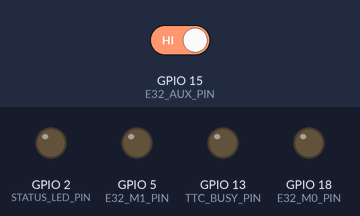
Recording of a sketch running on a simulated ESP32. Parts: output pins drawn as LEDs (lit = HIGH). The inputs (shaded band) are chosen by the test bench; at power-on: GPIO 15 (E32_AUX_PIN) HIGH. Random numbers use the default seed unless the sketch sets one.

Above: at 2.3 s.
2.4 s: GPIO 15 (E32_AUX_PIN) driven LOW
At 3.5 s:
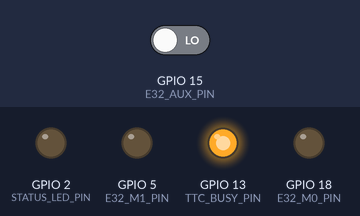
3.9 s: GPIO 15 (E32_AUX_PIN) driven HIGH
At 4.6 s:
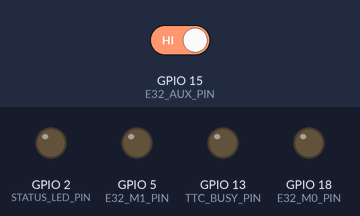
Timing chart, 0 to 6.9 s (numbered marks = the images above; inputs shaded):
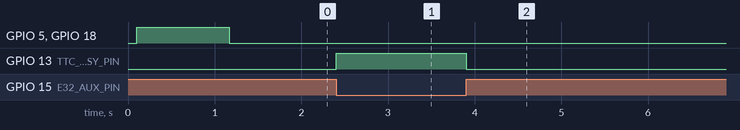

The sketch:

cubesat_ttc.ino
```cpp
#include <Arduino.h>
#include <esp_system.h>

#include "../common/crc16.h"
#include "../common/protocol.h"
#include "../common/telemetry.h"
#include "../common/e32.h"
#include "../common/rdt3.h"
#include "../common/uart_rx.h"
#include "../common/obc_frames.h"

static_assert(OBC_FRAME_MAX <= RDT_MAX_MESSAGE, "o maior quadro do OBC precisa caber numa mensagem RDT");

// E32 na UART2 (RX2/TX2). RX0/TX0 são do OBC (abaixo). Ver firmware/README.md.
#define E32_RX_PIN 16  // RX2 <- TXD do E32
#define E32_TX_PIN 17  // TX2 -> RXD do E32
#define E32_M0_PIN 18
#define E32_M1_PIN 5
#define E32_AUX_PIN 15
#define E32_BAUD 9600
#define E32_TX_POWER E32_POWER_20DBM

// OBC na UART0 (RX0/TX0), canal exclusivo TT&C/OBC. É a mesma UART da USB da DevKit: não use Serial.print
// neste sketch (iria para o OBC). Ver firmware/README.md.
#define OBC_RX_PIN 3   // RX0 <- TX do OBC
#define OBC_TX_PIN 1   // TX0 -> RX do OBC
#define OBC_BAUD 9600

// TTC_BUSY no GPIO13: é o que a PCB do TT&C liga ao J2-10 do barramento (PC0 do OBC).
#define TTC_BUSY_PIN 13
#define TTC_BUSY_RELEASE_MS 2
#define STATUS_LED_PIN 2   // LED azul da DevKit (o GPIO13 é o TTC_BUSY)
#define LED_HOLD_MS 50

HardwareSerial LoraSerial(2);
HardwareSerial &ObcSerial = Serial;  // UART0
E32Driver lora(LoraSerial, E32_RX_PIN, E32_TX_PIN, E32_M0_PIN, E32_M1_PIN,
               E32_AUX_PIN, E32_BAUD);
Rdt3 rdt(lora);
UartRxBuffer<1024> obcRx;

// Quadros do OBC: 'T' telemetria, 'P' aviões, 'H' térmico, 'Z' azimute (common/telemetry.h).
// Cada quadro completo vira UMA mensagem RDT para o solo, sem alteração.
ObcFrameParser obcParser;
uint8_t downlinkBuffer[OBC_FRAME_MAX];
size_t downlinkLen = 0;
bool downlinkReady = false;
uint32_t busyHoldUntil = 0;
uint32_t ledUntil = 0;

void onObcReceive() {
  obcRx.drain(ObcSerial);
}

uint8_t makeSession() {
  uint32_t value = esp_random();
  return static_cast<uint8_t>(value == 0 ? 1 : value);
}

void setup() {
  pinMode(STATUS_LED_PIN, OUTPUT);
  digitalWrite(STATUS_LED_PIN, LOW);
  pinMode(TTC_BUSY_PIN, OUTPUT);
  digitalWrite(TTC_BUSY_PIN, LOW);

  ObcSerial.begin(OBC_BAUD, SERIAL_8N1, OBC_RX_PIN, OBC_TX_PIN);
  ObcSerial.onReceive(onObcReceive);

  if (lora.begin()) {
    lora.configure(E32_TX_POWER);
  }

  rdt.begin(makeSession());
  busyHoldUntil = millis();
}

void serviceBusy(uint32_t now) {
  if (digitalRead(E32_AUX_PIN) == LOW) {
    busyHoldUntil = now + TTC_BUSY_RELEASE_MS;
  }
  bool busy = downlinkReady || static_cast<int32_t>(busyHoldUntil - now) > 0;
  digitalWrite(TTC_BUSY_PIN, busy ? HIGH : LOW);
}

void serviceObc() {
  // Enquanto há um quadro esperando o rádio, os bytes seguintes ficam no buffer da UART (1 KB).
  while (!downlinkReady && obcRx.available() > 0) {
    int value = obcRx.read();
    if (value < 0) {
      break;
    }
    if (obcParser.feed(static_cast<uint8_t>(value), millis())) {
      downlinkLen = obcParser.length();
      memcpy(downlinkBuffer, obcParser.frame(), downlinkLen);
      downlinkReady = true;
    }
  }
}

void serviceDownlink() {
  if (!downlinkReady) {
    return;
  }
  busyHoldUntil = millis() + TTC_BUSY_RELEASE_MS;
  digitalWrite(TTC_BUSY_PIN, HIGH);
  rdt.sendMessage(downlinkBuffer, downlinkLen);
  downlinkReady = false;
  downlinkLen = 0;
  busyHoldUntil = millis() + TTC_BUSY_RELEASE_MS;
}

void serviceCommands() {
  uint8_t commandBuffer[4];
  int length = rdt.pollMessage(commandBuffer, sizeof(commandBuffer));
  if (length != 1 || commandBuffer[0] > CMD_MAX) {
    return;
  }
  busyHoldUntil = millis() + TTC_BUSY_RELEASE_MS;
  digitalWrite(TTC_BUSY_PIN, HIGH);
  ObcSerial.write(commandBuffer[0]);
  ObcSerial.flush();
  busyHoldUntil = millis() + TTC_BUSY_RELEASE_MS;
  ledUntil = millis() + LED_HOLD_MS;
  digitalWrite(STATUS_LED_PIN, HIGH);
}

void serviceLed(uint32_t now) {
  if (static_cast<int32_t>(ledUntil - now) <= 0) {
    digitalWrite(STATUS_LED_PIN, LOW);
  }
}

void loop() {
  uint32_t now = millis();
  serviceBusy(now);
  serviceObc();
  serviceDownlink();
  serviceCommands();
  serviceLed(millis());
}
```

Measured:
- after the input at 2.4 s, GPIO 13 (TTC_BUSY_PIN): LOW → HIGH at once
- after the input at 3.9 s, GPIO 13 (TTC_BUSY_PIN): HIGH → LOW at once
